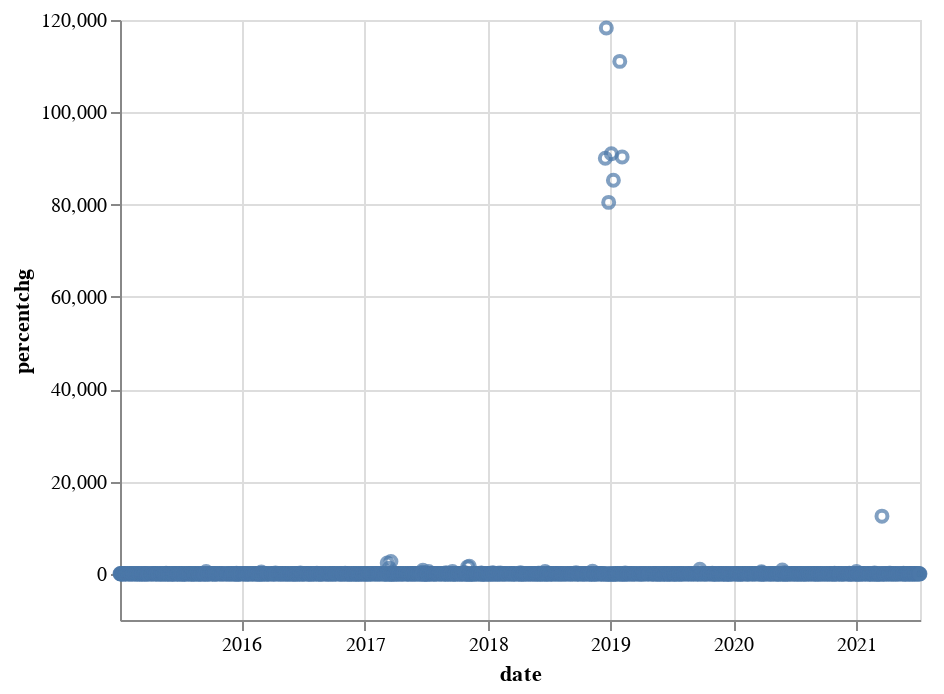

The cell this chart's notebook holds for it:
### Code cell
alt.Chart(altdata_volpercentchg).mark_point().encode(
    x='date',
    y='percentchg'
)

### Figure 1 — Vega-Lite specification as saved in the notebook (floating-point values rounded to 4 significant figures; data arrays with more than 128 entries replaced by an {"elided": "..."} marker saying what was removed)
{"config": {"view": {"continuousWidth": 400, "continuousHeight": 300}}, "data": {"name": "data-0831c2a42a9108c06cb5c245cf823f97"}, "mark": "point", "encoding": {"x": {"field": "date", "type": "temporal"}, "y": {"field": "percentchg", "type": "quantitative"}}, "$schema": "https://vega.github.io/schema/vega-lite/v4.17.0.json", "datasets": {"data-0831c2a42a9108c06cb5c245cf823f97": {"elided": "1601 records"}}}
